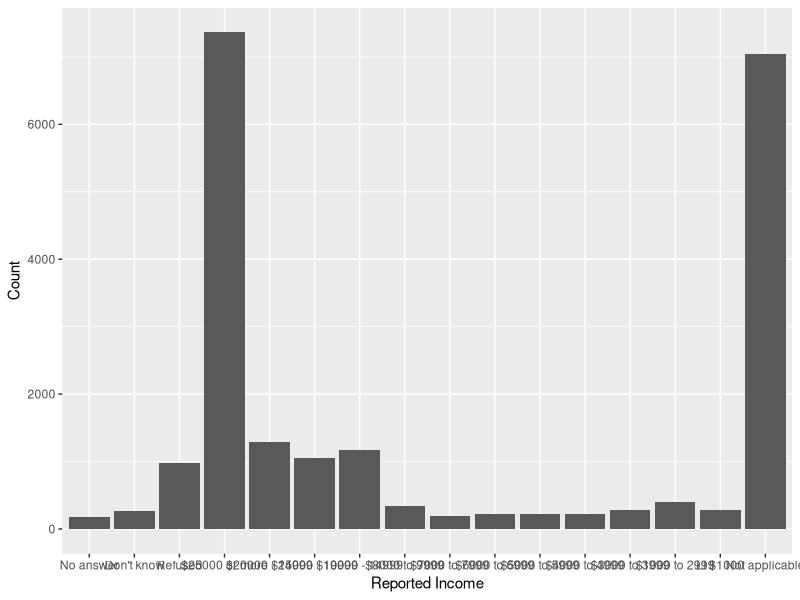
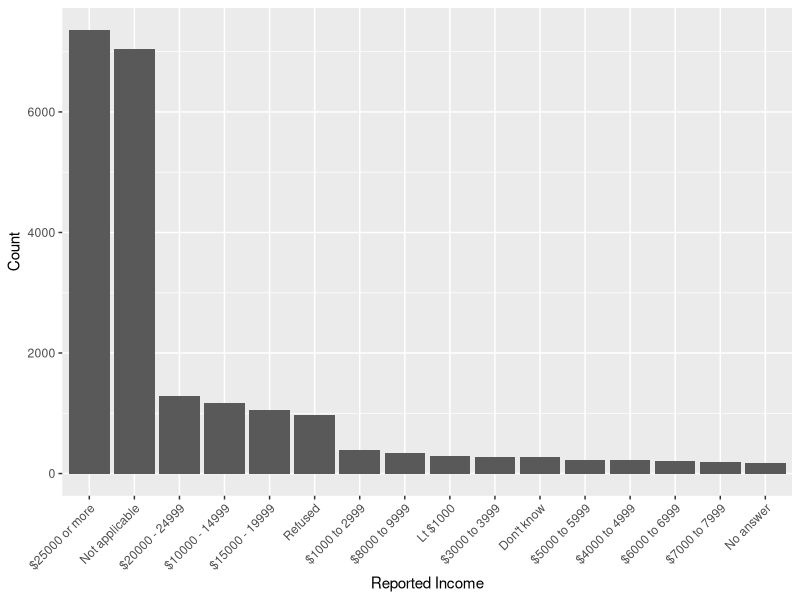
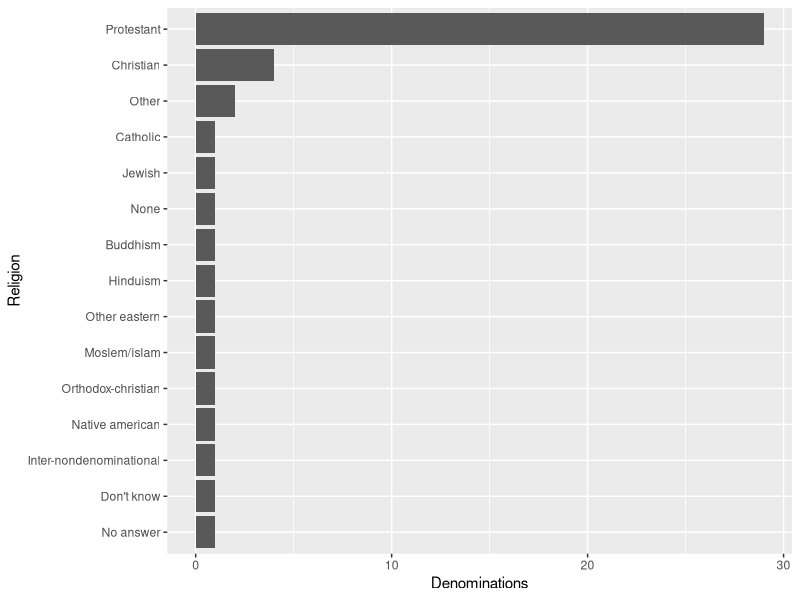
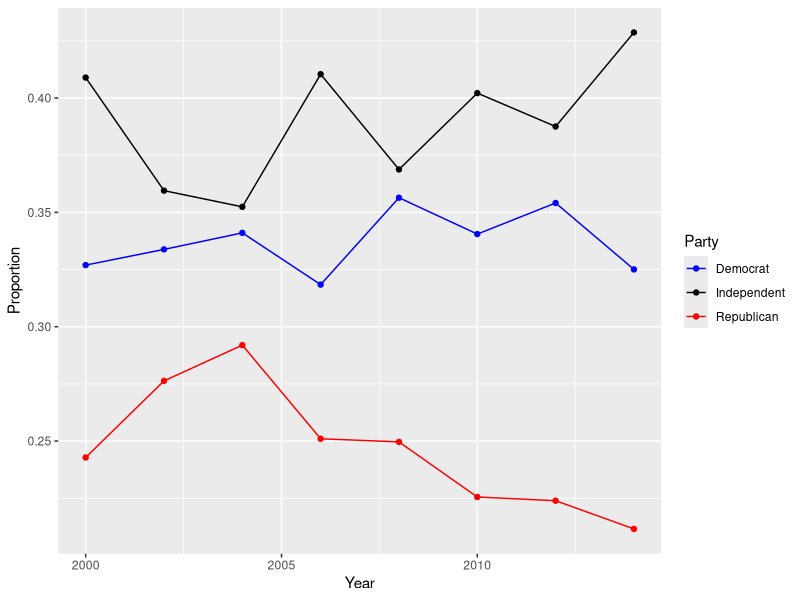

Write the R code that produced these figures, in order.
## ---- chunk 1
knitr::opts_chunk$set(echo = TRUE)
## ---- chunk 2
library(tidyverse)
## ---- chunk 3
# default bar chart of rincome
gss_cat %>% 
    ggplot(aes(x = rincome)) +
    geom_bar() +
    labs(x = "Reported Income",
         y = "Count")

# The default bar chart can be hard to understand due to:
# - overlapping labels
# - order of categories

# improved plot
gss_cat %>% 
    # reorder categories by frequency
    ggplot(aes(x = fct_infreq(rincome))) +
    geom_bar() +
    labs(x = "Reported Income",
         y = "Count") +
    # angle x variable names for readability
    theme(axis.text.x = element_text(angle = 45, hjust = 1))
## ---- chunk 4
# most common religion
gss_cat %>%
    count(relig) %>%
    arrange(desc(n)) %>%
    slice(1)
# most common partyid
gss_cat %>%
    count(partyid) %>%
    arrange(desc(n)) %>%
    slice(1)
## ---- chunk 5
# summary table of denominations per religion
gss_cat %>%
    group_by(relig) %>%
    # counts distinct denominations for each religion
    summarise(count_denom = n_distinct(denom)) %>%
    arrange(desc(count_denom))
# plot of denominations per religion
gss_cat %>%
    group_by(relig) %>%
    # counts distinct denominations for each religion
    summarise(count_denom = n_distinct(denom)) %>%
    ggplot(aes(
            # orders religions by number of denominations
            x = reorder(relig, count_denom), 
            y = count_denom)) +
        # bar chart with height of bars being the number of denominations
        geom_col() +
        # flip the axes to make the plot easier to read
        coord_flip() +
        labs(x = "Religion",
            y = "Denominations")
## ---- chunk 6
# categorize partyid into Independent, Democrat, Republican, and Other
gss_cat <- gss_cat %>%
    mutate(parties = case_when(
        partyid %in% c(
            "Ind,near rep","Independent","Ind,near dem") ~ "Independent",
        partyid %in% c(
            "Not str democrat","Strong democrat") ~ "Democrat",
        partyid %in% c(
            "Not str republican","Strong republican") ~ "Republican",
        # catch-all for any unspecified categories
        TRUE ~ "Other"),
    .after = partyid)
# summarize the proportions of parties by year
party_proportions <- gss_cat %>%
    group_by(year, parties) %>%
    summarise(count = n()) %>%
    group_by(year) %>%
    mutate(total = sum(count),
            proportion = count / total) %>%
    ungroup()
# plot the proportions of parties over time
party_proportions %>% 
    # only looking at democrat, republican, and independent, filter out others
    filter(parties != "Other") %>%
    ggplot(aes(x = year, y = proportion, color = parties)) +
        geom_line() +
        geom_point() +
        labs(x = "Year", y = "Proportion", color = "Party") +
        # make colors to match party colors
        scale_color_manual(values = c(
                            "Democrat" = "blue", 
                            "Republican" = "red", 
                            "Independent" = "black"))
## ---- chunk 7
# define income ranges and collapse rincome into broader categories
gss_cat %>%
  mutate(income_cat = case_when(
    rincome %in% c("Lt $1000") ~ "Low Income",
    rincome %in% c("$1000 to 2999") ~ "Lower Middle Income",
    rincome %in% c("$3000 to 3999", "$4000 to 4999") ~ "Middle Income",
    rincome %in% c("$5000 to 5999", "$6000 to 6999") ~ "Upper Middle Income",
    rincome %in% c("$7000 to 7999", "$8000 to 9999") ~ "High Income",
    rincome %in% c("$10000 - 14999", "$15000 - 19999") ~ "Very High Income",
    rincome %in% c("$20000 - 24999", "$25000 or more") ~ "Top Income",
    TRUE ~ "Unknown"),
    .after = rincome)
